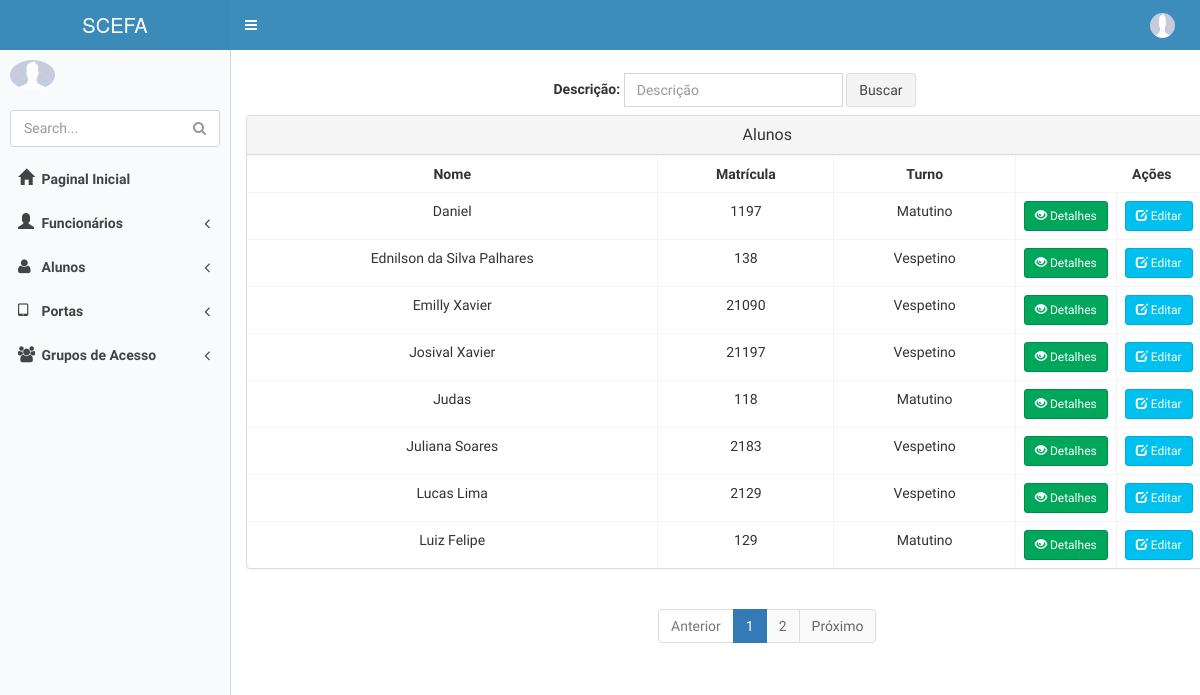
The page /aluno/list (signed in) on the database its author committed.
### appAlunos/models.py (models this page shows, shortened)
class Aluno(Pessoa):
    Turnos = (
        ('Matutino', 'Matutino'),
        ('Vespetino', 'Vespetino'),
        ('Noturno', 'Noturno'),
    )
    turno_aula = models.CharField(
        max_length=30,
        choices=Turnos,
    )
    matricula = models.CharField("Matricula", max_length=20, unique=True)
    class Meta: permissions = (('view_aluno', 'Can see aluno'),)

### appPonto/models.py (models this page shows, shortened)
class Pessoa(User):
    nome = models.CharField("Nome", max_length=255)
    cpf = models.CharField('CPF', max_length=14, unique=True)
    sexos = (('Masculino', 'Masculino'),
             ('Feminino', 'Feminino'),)
    sexo = models.CharField(max_length=30, choices=sexos)
    Email = models.EmailField("E-mail", max_length=200)
    telefone = models.CharField("Telefone", max_length=20)
    dataNascimento = models.DateField('Data de Nascimento', max_length=10)
    endereco = models.CharField('Endereço', max_length=200, null=True)
    id_digital = models.IntegerField(null=True, blank=True, unique=True)
    img_dital = models.CharField(null=True, max_length=100, blank=True)
    Situacoes = (
        ('Ativo', 'Ativo'),
        ('Desativado', 'Desativado'),
    )
    situacao = models.CharField('Situação',
                                max_length=30,
                                choices=Situacoes,
                                )
    foto = models.ImageField(
        upload_to='fotos', verbose_name='foto',
        null=True, blank=True)
    class Meta: permissions = (('view_pessoa', 'Can see pessoa'),)

### appAlunos/views.py (the view)
# urls.py: url(r'^aluno/list$', aluno_list, name='aluno_list'),
@permission_required('appAlunos.view_aluno', login_url='erro_permissao')
def aluno_list(request):
    criterio = request.GET.get('criterio')
    if criterio:
        alunos = Aluno.objects.filter(nome__icontains=criterio).order_by('nome')
    else:
        alunos = Aluno.objects.all().order_by('nome')
        criterio = ''
    paginator = Paginator(alunos, 8)
    page = request.GET.get('page')
    try:
        alunos = paginator.page(page)
    except PageNotAnInteger:
        alunos = paginator.page(1)
    except EmptyPage:
        alunos = paginator.page(paginator.num_pages)
    dados = {'alunos': alunos, 'criterio': criterio,
             'paginator': paginator, 'page_obj': alunos}
    return render(request, 'Aluno/alunos_list.html', dados)

### templates/Aluno/alunos_list.html (shortened to what this page needs)
{% extends 'base.html' %}
{% block conteudo %}
    <section class="container">
        <div class="row">
        <fieldset>
             <div class="col-sm-6 col-sm-offset-3">
                 <form class="navbar-form navbar-left" role="search" method="get" action="">
                    <div class="form-group">
                      <label>Descrição:</label>
                        <input type="text" id="criterio" name="criterio" value="{{ criterio }}" class="form-control" placeholder="Descrição">
                    </div>
                    <button type="submit" class="btn btn-default">Buscar</button>
                 </form>
             </div>
            </fieldset>
            <div class="col-sm-11 col-sm-offset-0">
                <div class="panel panel-default">
                    <div class="panel-heading">
                        <h3 class="panel-title" style="text-align: center;">Alunos</h3>
                    </div>
                    <div class="table-responsive">
                        <table class="table table-bordered">
                        <tr>
                            <th>Nome</th>
                            <th>Matrícula</th>
                            <th>Turno</th>
                            <th colspan="3">
                                <center>Ações</center>
                            </th>
                        </tr>
                        {% for aluno in alunos %}
                            <tr>
                                <td>{{ aluno.nome }}</td>
                                <td>{{ aluno.matricula }}</td>
                                <td>{{ aluno.turno_aula }}</td>
                                <td style="width: 10px">
                                    <a href="{% url 'aluno_detail' aluno.pk %}" class="btn btn-success btn-sm">
                                        <span class="glyphicon glyphicon-eye-open"></span> Detalhes
                                    </a>
                                </td>
                                <td style="width: 10px"><a href="{% url 'aluno_update' aluno.pk %}"
                                                           class="btn btn-info btn-sm">
                                    <span class="glyphicon glyphicon-edit"></span> Editar
                                </a>
                                </td>
                            </tr>
                        {% endfor %}
                    </table>
                    </div>
                </div>
                {% include 'utils/paginacao.html' %}
            </div>
        </div>
    </section>
{% endblock %}

### templates/base.html (style rules this page uses)
body { background-color: blue; }

### templates/Aluno/alunos_list.html (style rules this page uses)
td,th { text-align: center; }

### rows shown on the page
Aluno: nome "Daniel", matricula "1197", turno_aula "Matutino"
Aluno: nome "Ednilson da Silva Palhares", matricula "138", turno_aula "Vespetino"
Aluno: nome "Emilly Xavier", matricula "21090", turno_aula "Vespetino"
Aluno: nome "Josival Xavier", matricula "21197", turno_aula "Vespetino"
Aluno: nome "Judas", matricula "118", turno_aula "Matutino"
Aluno: nome "Juliana Soares", matricula "2183", turno_aula "Vespetino"
Aluno: nome "Lucas Lima", matricula "2129", turno_aula "Vespetino"
Aluno: nome "Luiz Felipe", matricula "129", turno_aula "Matutino"

### other values the page prints
{{ page }} "1" "2"
